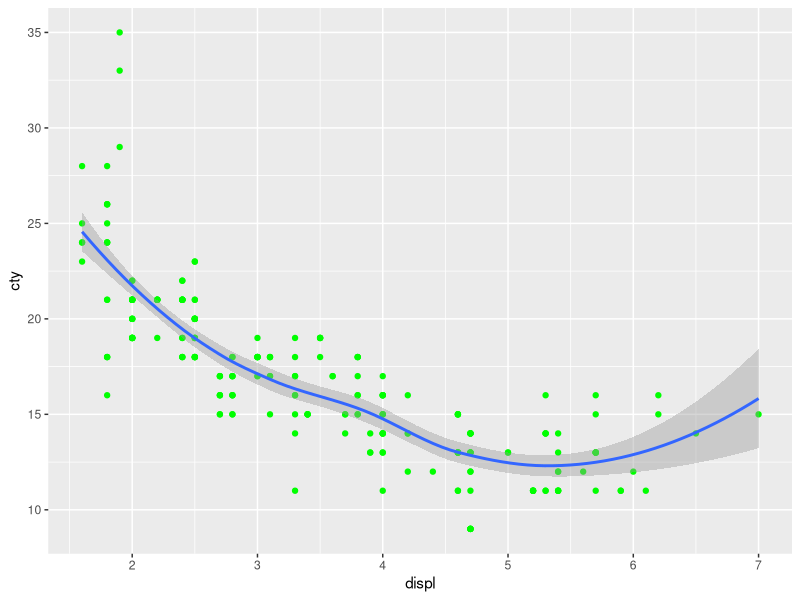
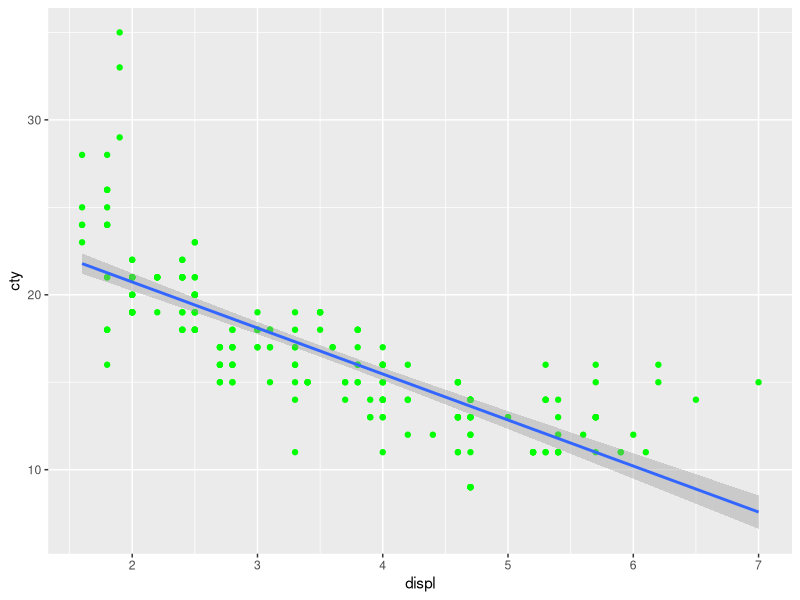
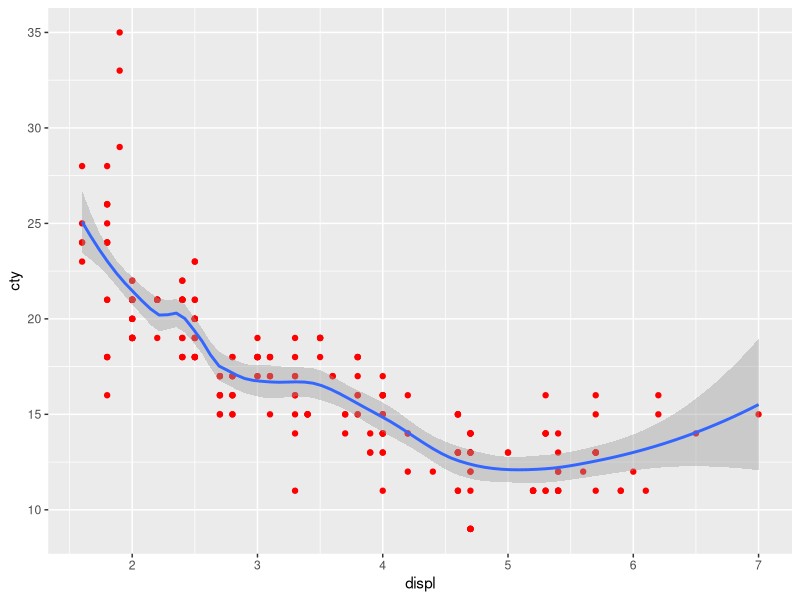
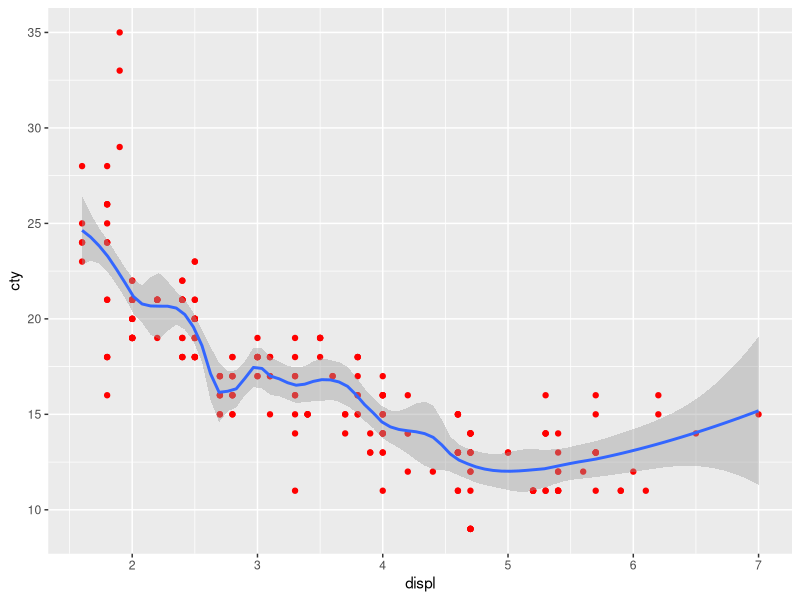

R code for these plots, in order:
## ---- chunk 1
#1
data(mpg)
library(ggplot2)
ggplot(mpg, aes(x=displ, y = cty)) +  geom_point(colour="green") + geom_smooth()
## ---- chunk 2
#2
data(mpg)
library(ggplot2)
ggplot(mpg, aes(x=displ, y = cty)) + geom_point(colour="green") +
  	geom_smooth(method = "lm")

## ---- chunk 3
#3
data(mpg)
library(ggplot2)
ggplot(mpg, aes(x=displ, y = cty)) +  geom_point(colour="red") + geom_smooth(span=0.4)

## ---- chunk 4
#6
data(mpg)
library(ggplot2)
ggplot(mpg, aes(x=displ, y = cty)) +  geom_point(colour="red") + geom_smooth(span=0.25)

